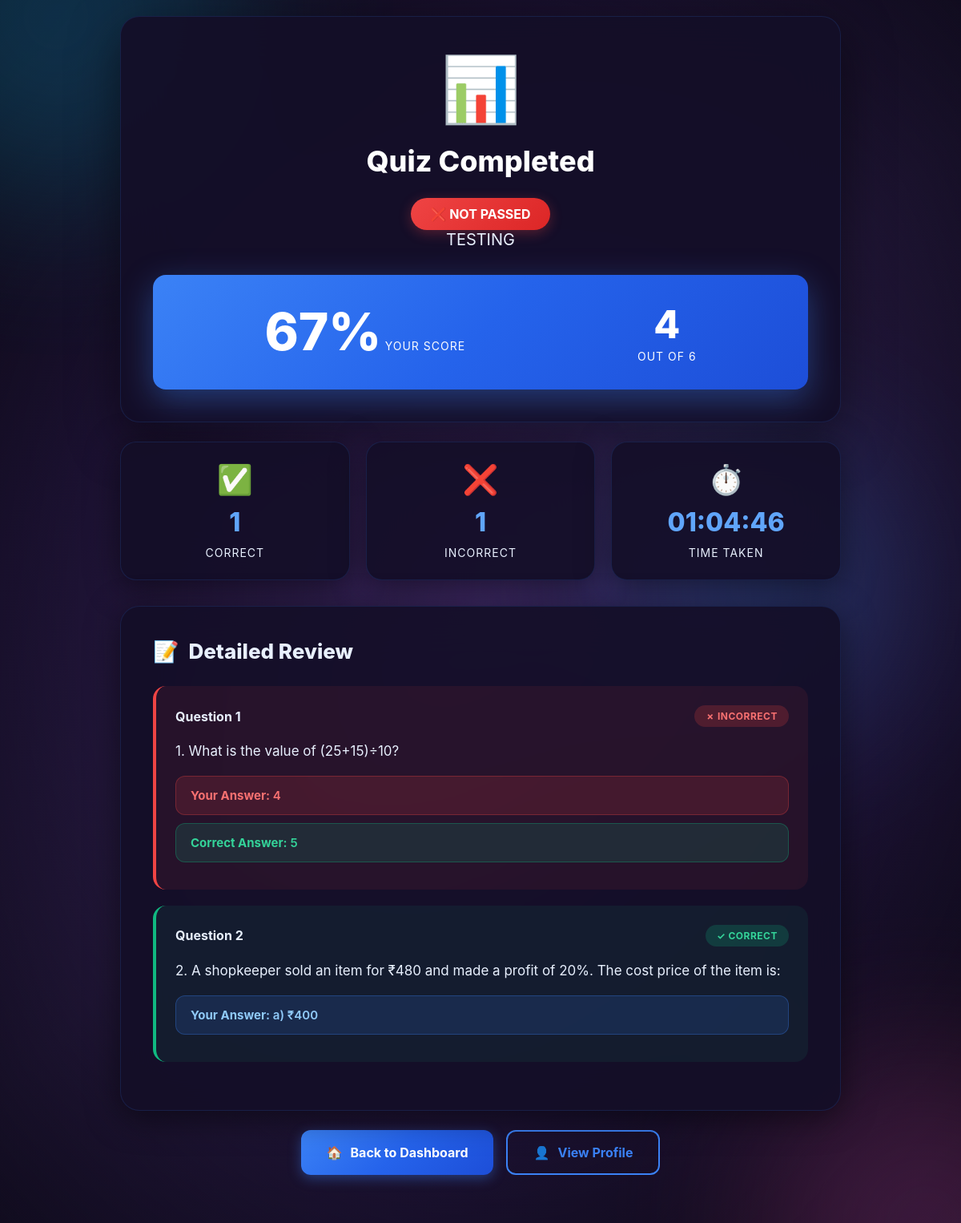
Page /quiz/student/attempt/8/result/ (signed in) on the committed database.
### quiz/models.py (models this page shows, shortened)
class Quiz(models.Model):
    created_by = models.ForeignKey(Teacher, on_delete=models.CASCADE, related_name='quizzes')
    title = models.CharField(max_length=200, db_index=True)
    category = models.CharField(max_length=100, db_index=True, help_text="Subject category")
    description = models.TextField(blank=True)
    DIFFICULTY_CHOICES = [
        ('easy', 'Easy'),
        ('medium', 'Medium'),
        ('hard', 'Hard'),
    ]
    difficulty = models.CharField(max_length=20, choices=DIFFICULTY_CHOICES, default='medium')
    time_limit = models.IntegerField(
        validators=[MinValueValidator(1), MaxValueValidator(300)],
        help_text="Time limit in minutes"
    )
    total_marks = models.IntegerField(
        validators=[MinValueValidator(1)],
        help_text="Total marks for the quiz"
    )
    passing_marks = models.IntegerField(
        validators=[MinValueValidator(0)],
        help_text="Minimum marks to pass",
        null=True,
        blank=True
    )
    STATUS_CHOICES = [
        ('draft', 'Draft'),
        ('active', 'Active'),
        ('archived', 'Archived'),
    ]
    status = models.CharField(max_length=20, choices=STATUS_CHOICES, default='active', db_index=True)
    allow_retake = models.BooleanField(default=True, help_text="Allow students to retake quiz")
    max_attempts = models.IntegerField(
        default=3,
        validators=[MinValueValidator(1), MaxValueValidator(10)],
        help_text="Maximum attempts allowed"
    )
    shuffle_questions = models.BooleanField(default=False, help_text="Randomize question order")
    shuffle_options = models.BooleanField(default=False, help_text="Randomize option order")
    show_correct_answers = models.BooleanField(default=True, help_text="Show correct answers after completion")
    created_at = models.DateTimeField(default=timezone.now, db_index=True)
    updated_at = models.DateTimeField(auto_now=True)
    class Meta:
        verbose_name = 'Quiz'
        verbose_name_plural = 'Quizzes'
        ordering = ['-created_at']
        indexes = [
            models.Index(fields=['-created_at', 'status']),
            models.Index(fields=['category', 'difficulty']),
        ]

class QuizAttempt(models.Model):
    student = models.ForeignKey(User, on_delete=models.CASCADE, related_name='quiz_attempts')
    quiz = models.ForeignKey(Quiz, on_delete=models.CASCADE, related_name='attempts')
    start_time = models.DateTimeField(default=timezone.now, db_index=True)
    end_time = models.DateTimeField(null=True, blank=True)
    time_spent = models.IntegerField(default=0, help_text="Time spent in seconds")
    score = models.IntegerField(null=True, blank=True, help_text="Marks obtained")
    max_score = models.IntegerField(default=0, help_text="Maximum possible marks for this attempt")
    total_marks = models.IntegerField(default=0, help_text="Total marks for this attempt (deprecated, use max_score)")
    percentage = models.FloatField(
        null=True,
        blank=True,
        validators=[MinValueValidator(0), MaxValueValidator(100)]
    )
    STATUS_CHOICES = [
        ('in_progress', 'In Progress'),
        ('completed', 'Completed'),
        ('abandoned', 'Abandoned'),
    ]
    status = models.CharField(max_length=20, choices=STATUS_CHOICES, default='in_progress', db_index=True)
    correct_answers = models.IntegerField(default=0)
    incorrect_answers = models.IntegerField(default=0)
    unanswered = models.IntegerField(default=0)
    passed = models.BooleanField(null=True, blank=True)
    ip_address = models.GenericIPAddressField(null=True, blank=True)
    user_agent = models.CharField(max_length=255, blank=True)
    created_at = models.DateTimeField(default=timezone.now)
    updated_at = models.DateTimeField(auto_now=True)
    class Meta:
        verbose_name = 'Quiz Attempt'
        verbose_name_plural = 'Quiz Attempts'
        ordering = ['-start_time']
        indexes = [
            models.Index(fields=['-start_time', 'status']),
            models.Index(fields=['student', 'quiz']),
        ]
    @property
    def time_spent_formatted(self):
        hours, remainder = divmod(self.time_spent, 3600)
        minutes, seconds = divmod(remainder, 60)
        return f"{hours:02d}:{minutes:02d}:{seconds:02d}"

class StudentAnswer(models.Model):
    attempt = models.ForeignKey(QuizAttempt, on_delete=models.CASCADE, related_name='answers')
    question = models.ForeignKey(Question, on_delete=models.CASCADE)
    selected_option = models.ForeignKey(
        Option,
        on_delete=models.SET_NULL,
        null=True,
        blank=True,
        help_text="Selected option (new approach)"
    )
    selected_option_index = models.IntegerField(
        default=0,
        validators=[MinValueValidator(0), MaxValueValidator(3)],
        help_text="Selected option index (0-3) - deprecated"
    )
    is_correct = models.BooleanField(default=False)
    is_flagged = models.BooleanField(default=False, help_text="Question flagged for review")
    time_taken = models.IntegerField(default=0, help_text="Time taken to answer in seconds")
    created_at = models.DateTimeField(default=timezone.now)
    class Meta:
        verbose_name = 'Student Answer'
        verbose_name_plural = 'Student Answers'
        unique_together = ['attempt', 'question']
        indexes = [
            models.Index(fields=['attempt', 'question']),
        ]

class Question(models.Model):
    quiz = models.ForeignKey(Quiz, on_delete=models.CASCADE, related_name='questions')
    question_text = models.TextField(help_text="The question to ask")
    QUESTION_TYPE_CHOICES = [
        ('multiple_choice', 'Multiple Choice'),
        ('true_false', 'True/False'),
    ]
    question_type = models.CharField(max_length=20, choices=QUESTION_TYPE_CHOICES, default='multiple_choice')
    marks = models.IntegerField(
        default=1,
        validators=[MinValueValidator(1), MaxValueValidator(100)]
    )
    option_a = models.CharField(max_length=500, blank=True, default='')
    option_b = models.CharField(max_length=500, blank=True, default='')
    option_c = models.CharField(max_length=500, blank=True, default='')
    option_d = models.CharField(max_length=500, blank=True, default='')
    correct_answer = models.IntegerField(
        default=0,
        validators=[MinValueValidator(0), MaxValueValidator(3)],
        help_text="0=Option A, 1=Option B, 2=Option C, 3=Option D"
    )
    explanation = models.TextField(blank=True, help_text="Explanation for the correct answer")
    order = models.IntegerField(default=0, help_text="Display order in quiz")
    created_at = models.DateTimeField(default=timezone.now)
    updated_at = models.DateTimeField(auto_now=True)
    class Meta:
        verbose_name = 'Question'
        verbose_name_plural = 'Questions'
        ordering = ['order', 'id']
        indexes = [
            models.Index(fields=['quiz', 'order']),
        ]

class Option(models.Model):
    question = models.ForeignKey(Question, on_delete=models.CASCADE, related_name='option_set')
    option_text = models.CharField(max_length=500)
    is_correct = models.BooleanField(default=False)
    order = models.IntegerField(default=0)
    created_at = models.DateTimeField(default=timezone.now)
    class Meta:
        verbose_name = 'Option'
        verbose_name_plural = 'Options'
        ordering = ['order', 'id']

### quiz/views.py (the view)
# urls.py: path('student/attempt/<int:attempt_id>/result/', views.quiz_result, name='quiz_result'),
@login_required
def quiz_result(request, attempt_id):
    attempt = get_object_or_404(QuizAttempt, id=attempt_id, student=request.user)
    answers = StudentAnswer.objects.filter(attempt=attempt).select_related('question', 'selected_option').prefetch_related('question__option_set')
    total_questions = answers.count()
    correct_answers = answers.filter(is_correct=True).count()
    context = {'attempt': attempt, 'answers': answers, 'quiz': attempt.quiz, 'total_questions': total_questions, 'correct_answers': correct_answers}
    return render(request, TEMPLATE_STUDENT_QUIZ_RESULT, context)

### Templates/student/quiz_result.html (shortened to what this page needs)
{% load static %}
<!DOCTYPE html>
<html lang="en">
<head>
</head>
<body>
    <div class="video-background">
    </div>
    <div class="animated-bg">
        <div class="orb orb-2"></div>
        <div class="orb orb-3"></div>
    </div>
    <div class="container">
        <div class="header">
            {% if attempt.score >= quiz.passing_marks %}
                <div class="result-icon">🎉</div>
                <h1 class="result-title">Congratulations!</h1>
                <span class="pass-badge">✅ PASSED</span>
            {% else %}
                <div class="result-icon">📊</div>
                <h1 class="result-title">Quiz Completed</h1>
                <span class="fail-badge">❌ NOT PASSED</span>
            {% endif %}
            <p class="quiz-name">{{ quiz.title }}</p>
            <div class="score-card">
                <div class="score-item">
                    <span class="percentage">{{ attempt.percentage|floatformat:0 }}%</span>
                    <span class="score-label">Your Score</span>
                </div>
                <div class="score-item">
                    <span class="score-value">{{ attempt.score }}</span>
                    <span class="score-label">Out of {{ attempt.max_score }}</span>
                </div>
            </div>
        </div>
        <div class="stats-grid">
            <div class="stat-box">
                <div class="stat-icon">✅</div>
                <span class="stat-value">{{ attempt.correct_answers }}</span>
                <span class="stat-label">Correct</span>
            </div>
            <div class="stat-box">
                <div class="stat-icon">❌</div>
                <span class="stat-value">{{ attempt.incorrect_answers }}</span>
                <span class="stat-label">Incorrect</span>
            </div>
            <div class="stat-box">
                <div class="stat-icon">⏱️</div>
                <span class="stat-value">{{ attempt.time_spent_formatted }}</span>
                <span class="stat-label">Time Taken</span>
            </div>
        </div>
        {% if answers %}
        <div class="answers-section">
            <h2 class="section-title">
                <span>📝</span>
                <span>Detailed Review</span>
            </h2>
            {% for answer in answers %}
            <div class="question-card {% if answer.is_correct %}correct{% else %}incorrect{% endif %}">
                <div class="question-header">
                    <span class="question-number">Question {{ forloop.counter }}</span>
                    <span class="question-status {% if answer.is_correct %}status-correct{% else %}status-incorrect{% endif %}">
                        {% if answer.is_correct %}✓ Correct{% else %}✗ Incorrect{% endif %}
                    </span>
                </div>
                <div class="question-text">
                    {{ answer.question.question_text }}
                </div>
                <div class="answer-row your-answer {% if not answer.is_correct %}wrong{% endif %}">
                    <strong>Your Answer:</strong> {{ answer.selected_option.option_text }}
                </div>
                {% if not answer.is_correct %}
                <div class="answer-row correct-answer">
                    <strong>Correct Answer:</strong>
                    {% for option in answer.question.option_set.all %}
                        {% if option.is_correct %}{{ option.option_text }}{% endif %}
                    {% endfor %}
                </div>
                {% endif %}
            </div>
            {% endfor %}
        </div>
        {% endif %}
        <div class="action-buttons">
            <a href="{% url 'quiz:student_dashboard' %}" class="btn btn-primary">
                <span>🏠</span>
                <span>Back to Dashboard</span>
            </a>
            <a href="{% url 'quiz:student_profile' %}" class="btn btn-secondary">
                <span>👤</span>
                <span>View Profile</span>
            </a>
        </div>
    </div>
</body>
</html>

### rows in the picture
Quiz: title "TESTING"
QuizAttempt: percentage "67", score "4", max_score "6", correct_answers "1", incorrect_answers "1", time_spent_formatted "01:04:46"
StudentAnswer: is_correct "✗ INCORRECT", question.question_text "1. What is the value of (25+15)÷10?", selected_option.option_text "4"
Option: option_text "5"
StudentAnswer: is_correct "✓ CORRECT", question.question_text "2. A shopkeeper sold an item for ₹480 and made a profit of 20%. The cost price of the item is:", selected_option.option_text "a) ₹400"
